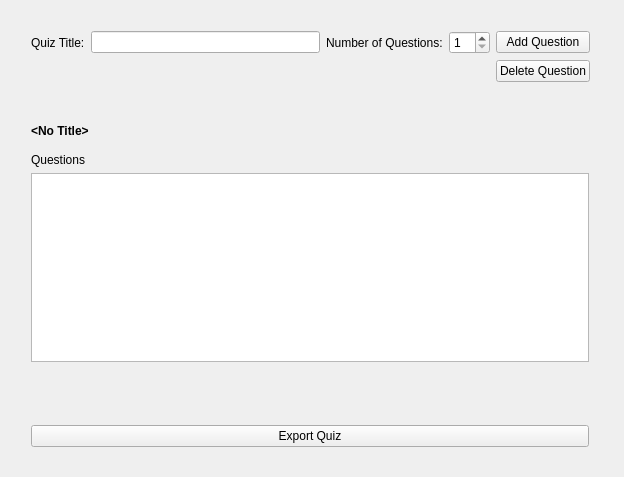
<?xml version="1.0" encoding="UTF-8"?>
<ui version="4.0">
 <class>QuizDesignerLatestClass</class>
 <widget class="QWidget" name="QuizDesignerLatestClass">
  <property name="geometry">
   <rect>
    <x>0</x>
    <y>0</y>
    <width>624</width>
    <height>477</height>
   </rect>
  </property>
  <property name="windowTitle">
   <string>QuizDesignerLatest</string>
  </property>
  <widget class="QWidget" name="layoutWidget">
   <property name="geometry">
    <rect>
     <x>20</x>
     <y>20</y>
     <width>581</width>
     <height>80</height>
    </rect>
   </property>
   <layout class="QGridLayout" name="gridLayout">
    <item row="0" column="0">
     <widget class="QLabel" name="titleLabel">
      <property name="text">
       <string>Quiz Title:</string>
      </property>
     </widget>
    </item>
    <item row="0" column="1">
     <widget class="QLineEdit" name="titleEdit"/>
    </item>
    <item row="0" column="2">
     <widget class="QLabel" name="numLabel">
      <property name="text">
       <string>Number of Questions:</string>
      </property>
     </widget>
    </item>
    <item row="0" column="3">
     <widget class="QSpinBox" name="spinBox">
      <property name="minimum">
       <number>1</number>
      </property>
      <property name="maximum">
       <number>15</number>
      </property>
     </widget>
    </item>
    <item row="0" column="4">
     <widget class="QPushButton" name="questButton">
      <property name="text">
       <string>Add Question</string>
      </property>
     </widget>
    </item>
    <item row="1" column="0" colspan="4">
     <spacer name="horizontalSpacer">
      <property name="orientation">
       <enum>Qt::Horizontal</enum>
      </property>
      <property name="sizeHint" stdset="0">
       <size>
        <width>408</width>
        <height>20</height>
       </size>
      </property>
     </spacer>
    </item>
    <item row="1" column="4">
     <widget class="QPushButton" name="deleteButton">
      <property name="text">
       <string>Delete Question</string>
      </property>
     </widget>
    </item>
    <item row="2" column="4">
     <spacer name="verticalSpacer">
      <property name="orientation">
       <enum>Qt::Vertical</enum>
      </property>
      <property name="sizeHint" stdset="0">
       <size>
        <width>20</width>
        <height>18</height>
       </size>
      </property>
     </spacer>
    </item>
   </layout>
  </widget>
  <widget class="QWidget" name="layoutWidget">
   <property name="geometry">
    <rect>
     <x>20</x>
     <y>110</y>
     <width>580</width>
     <height>348</height>
    </rect>
   </property>
   <layout class="QVBoxLayout" name="verticalLayout">
    <item>
     <layout class="QGridLayout" name="gridLayout_2">
      <item row="1" column="1" rowspan="2">
       <spacer name="horizontalSpacer_2">
        <property name="orientation">
         <enum>Qt::Horizontal</enum>
        </property>
        <property name="sizeHint" stdset="0">
         <size>
          <width>488</width>
          <height>20</height>
         </size>
        </property>
       </spacer>
      </item>
      <item row="3" column="0" colspan="2">
       <widget class="QListWidget" name="qlistWidget"/>
      </item>
      <item row="0" column="1">
       <spacer name="horizontalSpacer_3">
        <property name="orientation">
         <enum>Qt::Horizontal</enum>
        </property>
        <property name="sizeHint" stdset="0">
         <size>
          <width>478</width>
          <height>20</height>
         </size>
        </property>
       </spacer>
      </item>
      <item row="2" column="0">
       <widget class="QLabel" name="questLabel">
        <property name="text">
         <string>Questions</string>
        </property>
        <property name="alignment">
         <set>Qt::AlignLeading|Qt::AlignLeft|Qt::AlignVCenter</set>
        </property>
       </widget>
      </item>
      <item row="4" column="0" colspan="2">
       <widget class="QLabel" name="label">
        <property name="text">
         <string>&lt;No item selected&gt;</string>
        </property>
       </widget>
      </item>
      <item row="0" column="0">
       <widget class="QLabel" name="titleLabel_2">
        <property name="text">
         <string>&lt;html&gt;&lt;head/&gt;&lt;body&gt;&lt;p&gt;&lt;span style=&quot; font-weight:700;&quot;&gt;&amp;lt;No Title&amp;gt;&lt;/span&gt;&lt;/p&gt;&lt;/body&gt;&lt;/html&gt;</string>
        </property>
       </widget>
      </item>
     </layout>
    </item>
    <item>
     <spacer name="verticalSpacer_2">
      <property name="orientation">
       <enum>Qt::Vertical</enum>
      </property>
      <property name="sizeHint" stdset="0">
       <size>
        <width>20</width>
        <height>40</height>
       </size>
      </property>
     </spacer>
    </item>
    <item>
     <widget class="QPushButton" name="exportButton">
      <property name="text">
       <string>Export Quiz</string>
      </property>
     </widget>
    </item>
   </layout>
  </widget>
 </widget>
 <layoutdefault spacing="6" margin="11"/>
 <resources>
  <include location="quizdesignerlatest.qrc"/>
 </resources>
 <connections/>
</ui>
